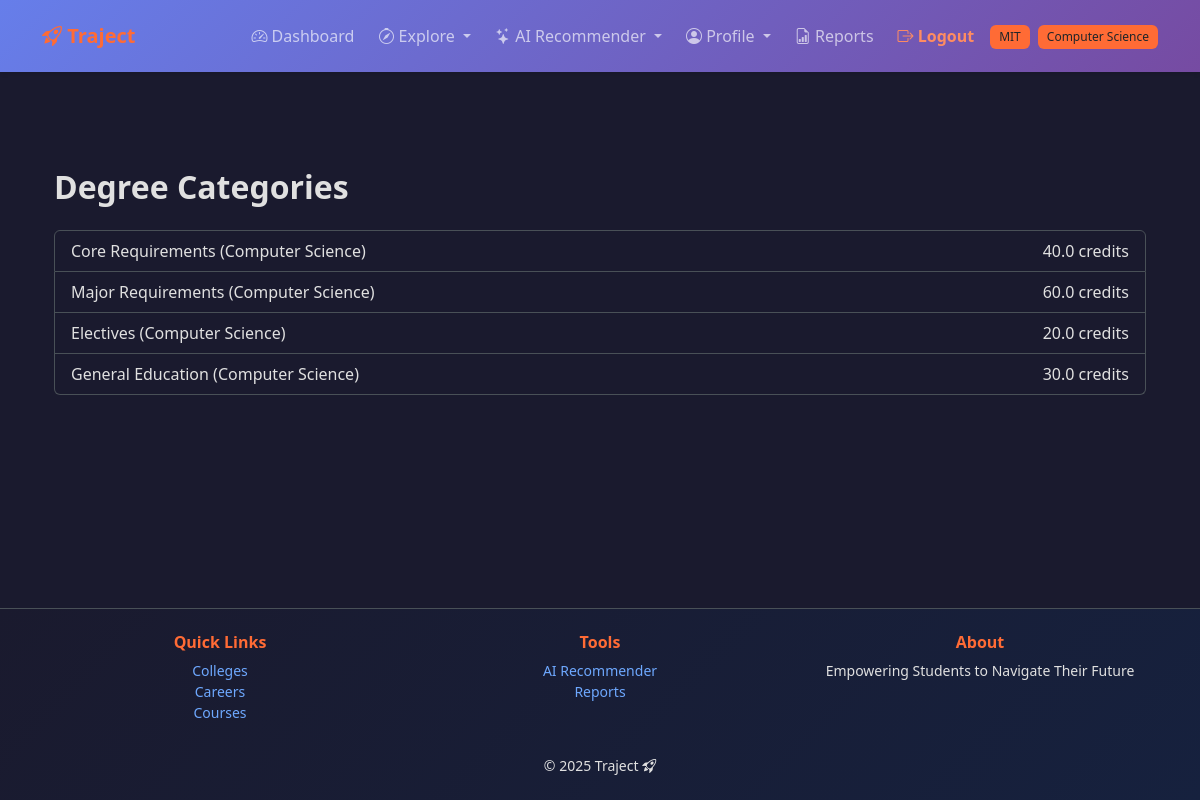
The app's page /catalog/categories/ (signed in) with its own data.
### accounts/models.py (models this page shows, shortened)
class UserProfile(models.Model):
    ACADEMIC_YEARS = [
        ('FR', 'Freshman'),
        ('SO', 'Sophomore'),
        ('JR', 'Junior'),
        ('SR', 'Senior'),
        ('GR', 'Graduate'),
    ]
    user = models.OneToOneField(
        User, on_delete=models.CASCADE, related_name='profile'
    )
    college = models.ForeignKey(
        "colleges.College",
        on_delete=models.SET_NULL,
        null=True, blank=True,
        related_name='students'
    )
    major = models.ForeignKey(
        "colleges.Major",
        on_delete=models.SET_NULL,
        null=True, blank=True,
        related_name='major_students'
    )
    minors = models.ManyToManyField(
        "colleges.Major",
        blank=True,
        related_name='minor_students',
        help_text="Optional secondary areas of study."
    )
    gpa = models.DecimalField(
        max_digits=4,
        decimal_places=2,
        validators=[MinValueValidator(0.0), MaxValueValidator(4.0)],
        null=True, blank=True,
        help_text="GPA on a 4.0 scale."
    )
    academic_year = models.CharField(
        max_length=2,
        choices=ACADEMIC_YEARS,
        default='FR'
    )
    personal_interests = models.TextField(blank=True)
    career_goals = models.TextField(blank=True)
    clubs_interest = models.TextField(blank=True)
    clubs_user_is_a_part_of = models.TextField(blank=True)
    skills = models.TextField(blank=True)
    work_experience = models.TextField(blank=True)
    preferred_industries = models.TextField(blank=True)
    preferred_locations = models.TextField(blank=True)
    preferred_positions = models.TextField(blank=True)
    preferred_company = models.TextField(blank=True)
    created_at = models.DateTimeField(auto_now_add=True)
    class Meta:
        ordering = ['user__username']
        verbose_name = "User Profile"
        verbose_name_plural = "User Profiles"

### colleges/models.py (models this page shows, shortened)
class College(models.Model):
    college_name = models.CharField(max_length=300)  # Full college name
    city = models.CharField(max_length=100)
    state = models.CharField(max_length=100)
    abbreviation = models.CharField(max_length=50, unique=True)  # e.g. UIUC
    logo_url = models.URLField(blank=True, null=True)
    class Meta:
        ordering = ["college_name"]

class Major(models.Model):
    college = models.ForeignKey(
        College, on_delete=models.CASCADE, related_name="majors"
    )
    name = models.CharField(max_length=120)
    code = models.CharField(max_length=20, blank=True)  # e.g., CS, ECE, etc.
    class Meta:
        unique_together = ("college", "name")  # Prevent duplicates within same college
        ordering = ["college__abbreviation", "name"]

### catalog/models.py (models this page shows, shortened)
class DegreeCategory(models.Model):
    name = models.CharField(max_length=100)
    min_credits = models.DecimalField(max_digits=4, decimal_places=1, null=True, blank=True)
    major = models.ForeignKey(
        "colleges.Major",
        on_delete=models.CASCADE,
        related_name="categories"
    )

### catalog/views.py (the view)
# urls.py: path("categories/", views.category_list_view, name="categories"),
@login_required
def category_list_view(request):
    categories = DegreeCategory.objects.all().select_related("major")
    return render(request, "catalog/category_list.html", {"categories": categories})

### templates/catalog/category_list.html (shortened to what this page needs)
{% extends "accounts/base.html" %}
{% block content %}
<div class="container mt-5">
 <h2 class="fw-bold mb-4">Degree Categories</h2>
 {% if categories %}
 <ul class="list-group">
 {% for c in categories %}
 <li class="list-group-item d-flex justify-content-between">
 <span>{{ c.name }} ({{ c.major.name }})</span>
 {% if c.min_credits %}<span>{{ c.min_credits }} credits</span>{% endif %}
 </li>
 {% endfor %}
 </ul>
 {% else %}
 <p class="text-muted">No degree categories found.</p>
 {% endif %}
</div>
{% endblock %}

### templates/accounts/base.html (shortened to what this page needs)
{% load static %}
<!DOCTYPE html>
<html lang="en" data-bs-theme="dark">
 <head>
 <link
 href="https://cdn.jsdelivr.net/npm/bootstrap@5.3.3/dist/css/bootstrap.min.css"
 rel="stylesheet"
 >
 <link
 rel="stylesheet"
 href="https://cdn.jsdelivr.net/npm/bootstrap-icons@1.11.3/font/bootstrap-icons.min.css"
 >
 <link rel="stylesheet" href="{% static 'css/traject.css' %}">
 </head>
 <body class="traject-bg d-flex flex-column min-vh-100">
 <nav class="navbar navbar-expand-lg traject-navbar py-3">
 <div class="container">
 <a class="navbar-brand fw-bold text-accent" href="/">
 <i class="bi bi-rocket-takeoff"></i> Traject
 </a>
 <div class="collapse navbar-collapse" id="navbarNav">
 <ul class="navbar-nav ms-auto align-items-center gap-2">
 {% if user.is_authenticated %}
 <li class="nav-item">
 <a class="nav-link" href="{% url 'accounts:dashboard' %}">
 <i class="bi bi-speedometer2"></i> Dashboard
 </a>
 </li>
 <li class="nav-item dropdown">
 <a class="nav-link dropdown-toggle" href="#" role="button" data-bs-toggle="dropdown">
 <i class="bi bi-compass"></i> Explore
 </a>
 </li>
 <li class="nav-item dropdown">
 <a class="nav-link dropdown-toggle" href="#" role="button" data-bs-toggle="dropdown">
 <i class="bi bi-stars"></i> AI Recommender
 </a>
 </li>
 <li class="nav-item dropdown">
 <a class="nav-link dropdown-toggle" href="#" role="button" data-bs-toggle="dropdown">
 <i class="bi bi-person-circle"></i> Profile
 </a>
 </li>
 <li class="nav-item">
 <a class="nav-link" href="{% url 'accounts:reports' %}">
 <i class="bi bi-file-earmark-bar-graph"></i> Reports
 </a>
 </li>
 <li class="nav-item">
 <a class="nav-link fw-semibold text-accent-dark" href="{% url 'accounts:logout' %}">
 <i class="bi bi-box-arrow-right"></i> Logout
 </a>
 </li>
 {% if user.profile.college %}
 <li class="nav-item">
 <span class="badge bg-accent text-dark" data-bs-toggle="tooltip" title="Your College">
 {{ user.profile.college.abbreviation }}
 </span>
 </li>
 {% endif %}
 {% if user.profile.major %}
 <li class="nav-item">
 <span class="badge bg-accent text-dark" data-bs-toggle="tooltip" title="Your Major">
 {{ user.profile.major.name }}
 </span>
 </li>
 {% endif %}
 {% else %}
 <li class="nav-item"><a class="nav-link" href="{% url 'accounts:login' %}">Login</a></li>
 <li class="nav-item">
 <a class="btn btn-accent btn-sm" href="{% url 'accounts:signup' %}">Sign Up</a>
 </li>
 {% endif %}
 </ul>
 </div>
 </div>
 </nav>
 <main class="flex-grow-1 py-5">
 <div class="container">
 {% block content %}{% endblock %}
 </div>
 </main>
 <footer class="footer text-center py-4 border-top">
 <div class="container">
 <div class="row mb-3">
 <div class="col-md-4 mb-3 mb-md-0">
 <h6 class="text-accent fw-bold">Quick Links</h6>
 <ul class="list-unstyled small">
 <li><a href="{% url 'colleges:list' %}" class="text-decoration-none">Colleges</a></li>
 <li><a href="{% url 'careers:list' %}" class="text-decoration-none">Careers</a></li>
 <li><a href="{% url 'catalog:courses' %}" class="text-decoration-none">Courses</a></li>
 </ul>
 </div>
 <div class="col-md-4 mb-3 mb-md-0">
 <h6 class="text-accent fw-bold">Tools</h6>
 <ul class="list-unstyled small">
 {% if user.is_authenticated %}
 <li><a href="{% url 'recommender:dashboard' %}" class="text-decoration-none">AI Recommender</a></li>
 <li><a href="{% url 'accounts:reports' %}" class="text-decoration-none">Reports</a></li>
 {% else %}
 <li><a href="{% url 'accounts:login' %}" class="text-decoration-none">Login</a></li>
 <li><a href="{% url 'accounts:signup' %}" class="text-decoration-none">Sign Up</a></li>
 {% endif %}
 </ul>
 </div>
 <div class="col-md-4">
 <h6 class="text-accent fw-bold">About</h6>
 <p class="small mb-0">Empowering Students to Navigate Their Future</p>
 </div>
 </div>
 <p class="mb-0 small">&copy; {% now "Y" %} Traject <i class="bi bi-rocket-takeoff"></i></p>
 </div>
 </footer>
 </body>
</html>

### static/css/traject.css (style rules this page uses)
:root { --traject-primary: #667eea; --traject-secondary: #764ba2; --traject-accent: #FF6B35; --traject-dark: #1a1a2e; --traject-light: #f8f9fa; }
[data-bs-theme="dark"] { --bs-body-bg: #1a1a2e; --bs-body-color: #e0e0e0; }
.traject-bg { background-color: var(--traject-dark); }
.traject-navbar { background: linear-gradient(135deg, var(--traject-primary) 0%, var(--traject-secondary) 100%); box-shadow: 0 2px 4px rgba(0,0,0,.1); }
.text-accent { color: var(--traject-accent) !important; }
.text-accent-dark { color: #ff8c61 !important; }
.bg-accent { background-color: var(--traject-accent) !important; }
.badge { padding: 0.5em 0.75em; font-weight: 500; }
.footer { background: linear-gradient(135deg, #1a1a2e 0%, #16213e 100%); border-top: 2px solid var(--traject-primary); }
html { scroll-behavior: smooth; }

### records on screen
DegreeCategory: name "Core Requirements", major.name "Computer Science", min_credits "40.0"
DegreeCategory: name "Major Requirements", major.name "Computer Science", min_credits "60.0"
DegreeCategory: name "Electives", major.name "Computer Science", min_credits "20.0"
DegreeCategory: name "General Education", major.name "Computer Science", min_credits "30.0"

### other values on screen
{{ user.profile.college.abbreviation }} "MIT"
{{ user.profile.major.name }} "Computer Science"
